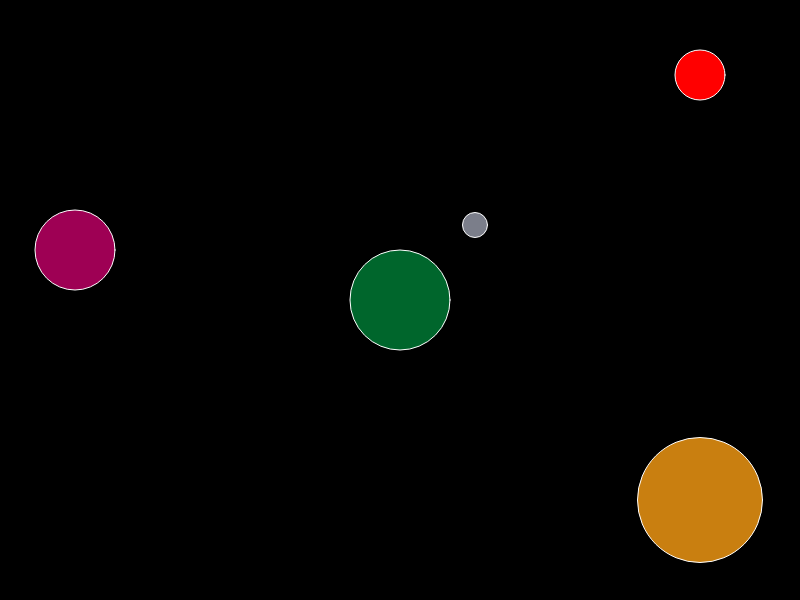
Frame 1 (no input)
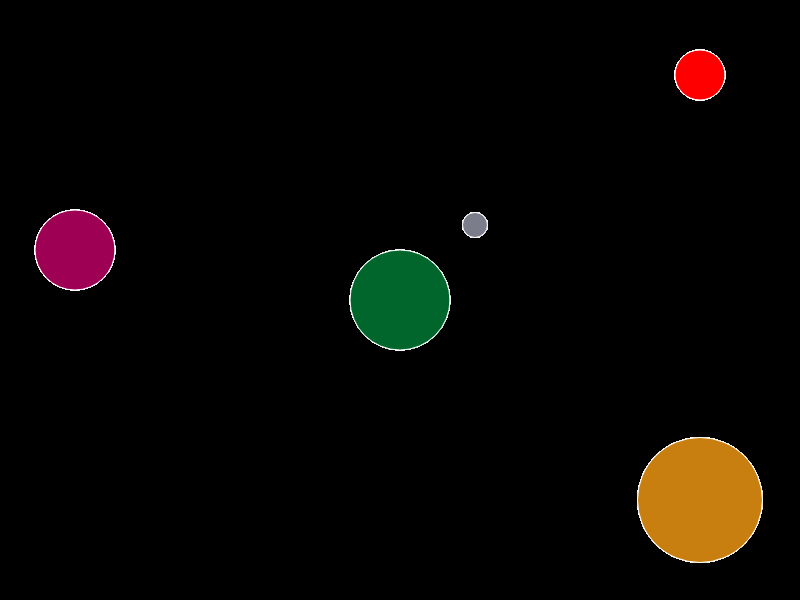
Frame 60 (no input)
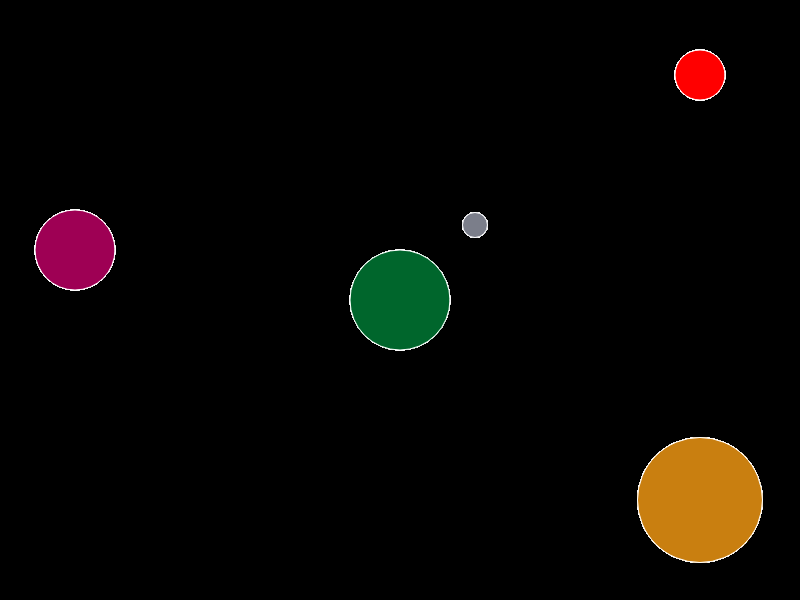
Frame 120 (the mouse pressed at the canvas centre since frame 60)

The p5.js sketch that drew these frames (run headless with seeded random() and noise() and a simulated clock; from frame 60 on, the mouse is pressed at the canvas centre):

// p5.js sketch
// ── sketch.js
function setup() {
  createCanvas(800, 600);
  background(0,0,0);
}

function draw() {

  stroke(255,255,255)
  //earth
  fill( 0,102,44);//green
  
  circle(400,300,100,100);

  //moon
  fill(123,126,138);//grey
  circle(475,225,25,25);

  //jupiter
  fill(201,127,16);//rust orange
  circle(700,500,125,125);

  //venus
  fill(158,0,84)
  circle(75,250,80,80)

  //mars
  fill(255,0,0)
  circle(700,75,50,50)
}
